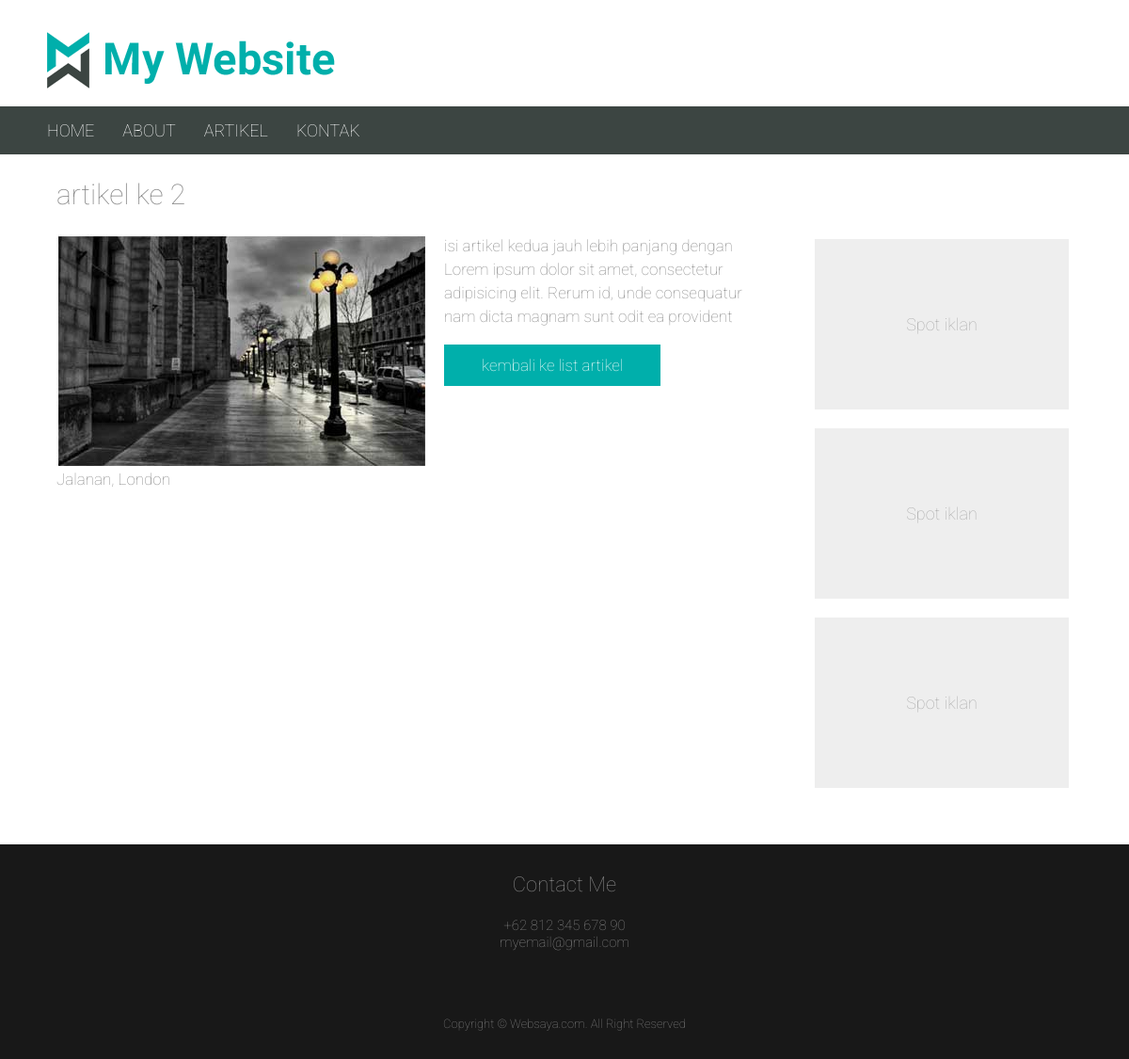
Page /public_html/artikel/detail/2 on the committed database.
### tables this page shows
CREATE TABLE `artikel` (
  `id` int(11) NOT NULL AUTO_INCREMENT,
  `judul` varchar(255) NOT NULL,
  `isi` text NOT NULL,
  `gambar` varchar(255) DEFAULT NULL,
  `judul_gambar` varchar(255) DEFAULT NULL,
  PRIMARY KEY (`id`)
);

### public_html/apps.php (called while the page is built, shortened)
<?php
include '../app/Core/Autoloader.php';
$app = new Mvc\Core\App;
$app->init();

### app/Model/ArtikelModel.php (called while the page is built, shortened)
<?php
class ArtikelModel
{
    public static function one($id)
    {
        $id = filter_var($id, FILTER_VALIDATE_INT);
        $sql = "SELECT * FROM `artikel` WHERE `id` = ?";
        $q = Database::$pdo->prepare($sql);
        $q->execute(array($id));
        $row = $q->fetch();
        return $row;
    }
}

### app/Core/Autoloader.php (called while the page is built, shortened)
<?php
spl_autoload_register(function ($class) {
    $prefix = 'Mvc\\';
    $class = str_replace($prefix, '', $class);
    $class = str_replace('\\', '/', $class);
    $base_dir = __DIR__ . '/../';
    $file = $base_dir . $class . '.php';
});

### app/View/artikel/detail.php (the view, shortened to what this page needs)
<section id="content" class="container">
	<article id="artikel">
		<h2 class="judul"><?php echo $row['judul']; ?></h2>
		<figure>
			<img src="<?php echo ASSETS_URL.'images/artikel/'.$row['gambar']; ?>" alt="<?php echo $row['judul_gambar']; ?>">
			<figcaption><?php echo $row['judul_gambar']; ?></figcaption>
		</figure>
		<div class="isi-artikel">
			<p><?php echo nl2br($row['isi']); ?></p>
		</div>
		<a class="readmore" href="<?php echo BASE_URL; ?>artikel">kembali ke list artikel</a>
	</article>
	<aside id="sidebar" class="mtopside">
		<div class="ads_spot">Spot iklan</div>
		<div class="ads_spot">Spot iklan</div>
		<div class="ads_spot">Spot iklan</div>
	</aside>
</section>

### public_html/assets/css/style.css (style rules this page uses)
body { margin: 0; padding: 0; font-family: 'Roboto', sans-serif; font-size: 18px; color: #878787; font-weight: 100; }
#content { min-height: 400px; }
.container { width: 90%; margin: 0 auto; }
#sidebar.mtopside { margin-top: 90px; }
#artikel { float: left; width: 70%; font-size: 17px; }
#sidebar { float: left; width: 25%; }
h2.judul { font-family: 'Roboto', sans-serif; font-size: 30px; font-weight: 100; }
#artikel figure { float: left; margin: 0 20px 30px 0; }
#artikel .isi-artikel p { line-height: 25px; }
#sidebar { padding-left: 50px; margin-top: 10px; }
#sidebar .ads_spot { background: #eee; color: #aaa; padding: 80px 30px; text-align: center; margin-bottom: 20px; }
a.readmore { background: #00afab; padding: 12px 40px; text-decoration: none; color: #FFFFFF; display: inline-block; }

### rows in the picture
artikel: judul "artikel ke 2", gambar (picture), judul_gambar "Jalanan, London", isi "isi artikel kedua jauh lebih panjang dengan Lorem ipsum dolor sit amet, consectetur adipisicing elit. Rerum id, unde consequatur nam dicta magnam sunt odit ea provident"
